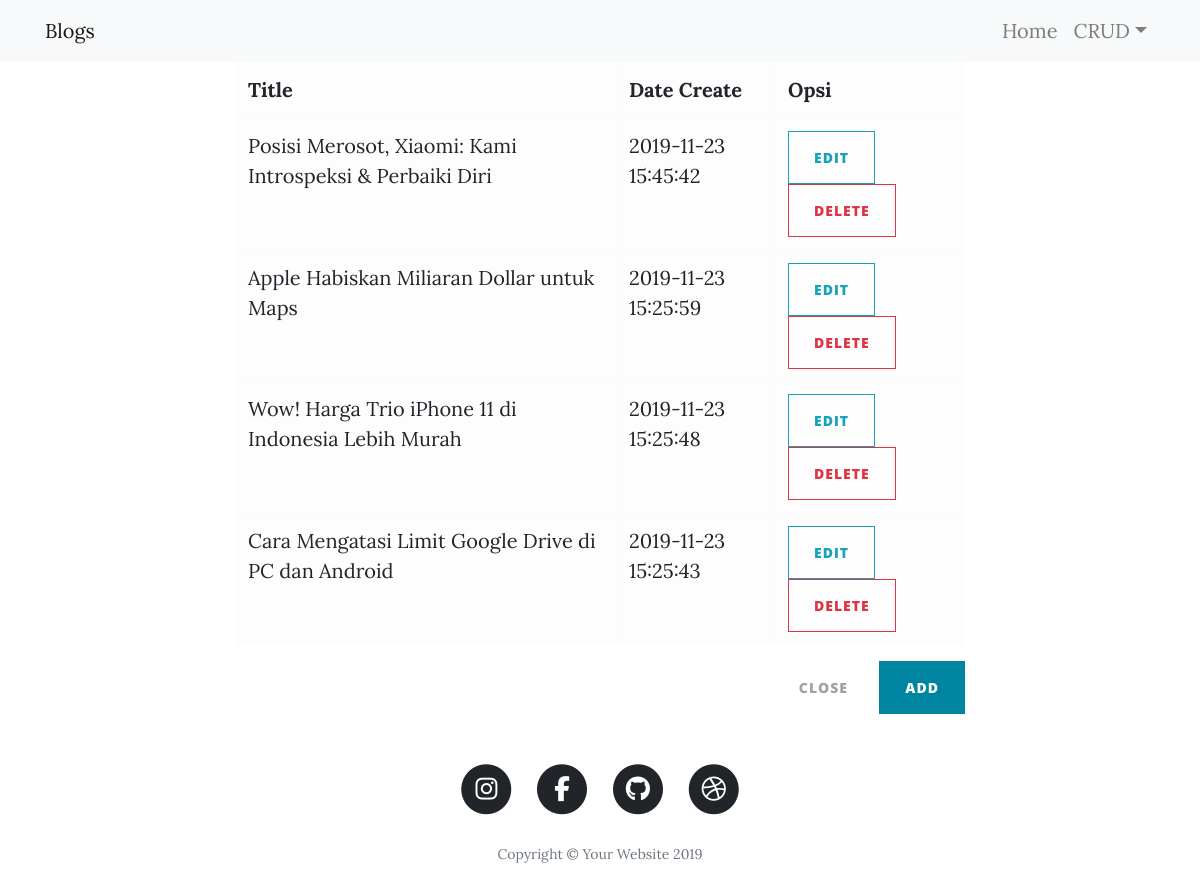
The page /?view=list (signed in) on the database its author committed.
### tables this page shows
CREATE TABLE `article` (
  `ID` int(10) NOT NULL,
  `title` text,
  `sub_title` text NOT NULL,
  `content` longtext,
  `img` longtext NOT NULL,
  `user_id` int(10) NOT NULL DEFAULT '1',
  `post_date` datetime DEFAULT NULL
);

### include/controller/database.php (called while the page is built, shortened)
<?php
class Database{
    private $host   = 'localhost';
    private $user   = 'root';
    private $pass   = '';
    private $db     = 'db_portal_berita';
    public  $conn;
    public function __construct()
    {
        $this->conn = mysqli_connect($this->host,$this->user,$this->pass,$this->db);
    }
    public function show(){
        $sql = "SELECT\n"
            . "    article.ID,\n"
            . "    article.title,\n"
            . "    article.sub_title,\n"
            . "    article.content,\n"
            . "    article.img,\n"
            . "    article.post_date,\n"
            . "    USER.nama_depan,\n"
            . "    USER.nama_belakang\n"
            . "FROM\n"
            . "    article\n"
            . "INNER JOIN USER ON article.user_id = USER.id_user ORDER BY article.post_date DESC";
        $data = mysqli_query($this->conn,$sql);
        while($i = mysqli_fetch_assoc($data)){
            $out[] = $i;
        }
        return $out;
    }
}
?>

### include/view/list.php (the view, shortened to what this page needs)
<?php
include 'navbar2.php';
?>
<div class="container">
<div class="row justify-content-center">
<div class="col-md-8">
    <table class="table table-light">
        <thead class="table-bordered">
            <tr>
                <th>Title</th>
                <th>Date Create</th>
                <th>Opsi</th>
            </tr>
            <?php
        foreach ($db->show() as $x) {
            ?>
                </thead>
                <tbody class="table-bordered">
                    <tr>
                        <td scope="row"><?php echo $x['title'];?></td>
                        <td><?php echo $x['post_date'];?></td>
                        <td>
                            <a href="?id=<?php echo $x['ID'];?>&view=edit" class="btn btn-outline-info"role="button">Edit</a>
                            <a name="delete" id="" class="btn btn-outline-danger" href="?id=<?php echo $x['ID'];?>&p=del" role="button">Delete</a>
                    </td>
                </tr>
                </tbody>
                <?php
        }
        ?>
                </table>
                <div class="float-md-right">
                    <a href="<?php echo $dir;?>" style="text-decoration:none; color:#a2a2a2;" class="btn btn-link">Close</a>
                    <a href="?view=add" class="btn btn-primary">ADD</a>
                </div>
            </div>
        </div>
    </div>

### index.php (shortened to what this page needs)
<?php
require 'include/controller/database.php';
$db     = new DB();
$d      = $_SERVER['PHP_SELF'];
$dir    = str_replace('index.php','',$d);
$v      = $_GET['view'];
$p      = $_GET['p'];
$id     = $_GET['id'];
$id_req = $_POST['id'];
$title = $_POST['title'];
$content = $_POST['content'];
$p_title = '/<p>.*\./';
$m_title = preg_match_all($p_title,$content,$arr_title,PREG_PATTERN_ORDER);
$sub_title =$arr_title[0][0];
$re_img = '/<img.*?src="([^"]+)".*?>/';
$r =  preg_match_all($re_img, $content, $arr_img);
$img = $arr_img[1][0];
if($_GET != ''|| isset($_GET)){
    if($v == 'list'){
        include 'include/view/list.php';
    }else if($v == 'add'){
        include 'include/view/add.php';
    }else if($v == 'edit'){
        $edit = $db->edit($id);
        include 'include/view/edit.php';
    }else if($v == 'read'){
        $read = $db->read($id);
        include 'include/view/read.php';
    }else if($p == 'add'){
        $db->store($title,$sub_title,$content,$img,1);
        header("location:".$dir."?view=list");
    }else if($p == 'del'){
        $db->delete($id);
        header("location:".$dir."?view=list");
    }else if($p == 'update'){
        $db->update($id_req,$title,$sub_title,$content,$img);
        header("location:".$dir."?view=list");
    }else if($p == 'logout'){
        session_destroy();
        session_write_close();
        header("location:".$dir."");
    }else{
        $show = $db->show();
        include 'include/view/show.php';
    }
}
?>

### include/view/navbar2.php (shortened to what this page needs)
<nav class="navbar navbar-expand-lg navbar-light bg-light">
<div class="container">
    <a class="navbar-brand" href="<?php echo $dir;?>">Blogs</a>
    <div class="collapse navbar-collapse" id="navbarResponsive">
                <ul class="navbar-nav ml-auto">
                    <li class="nav-item">
                        <a class="nav-link" href="<?php echo $dir;?>">Home</a>
                    </li>
                    <li class="nav-item dropdown">
                <a class="nav-link dropdown-toggle" href="#" id="dropdownId" data-toggle="dropdown" aria-haspopup="true" aria-expanded="false">CRUD</a>
</div>
</nav>

### rows shown on the page
article: title "Posisi Merosot, Xiaomi: Kami Introspeksi & Perbaiki Diri", post_date "2019-11-23 15:45:42"
article: title "Apple Habiskan Miliaran Dollar untuk Maps", post_date "2019-11-23 15:25:59"
article: title "Wow! Harga Trio iPhone 11 di Indonesia Lebih Murah", post_date "2019-11-23 15:25:48"
article: title "Cara Mengatasi Limit Google Drive di PC dan Android", post_date "2019-11-23 15:25:43"
